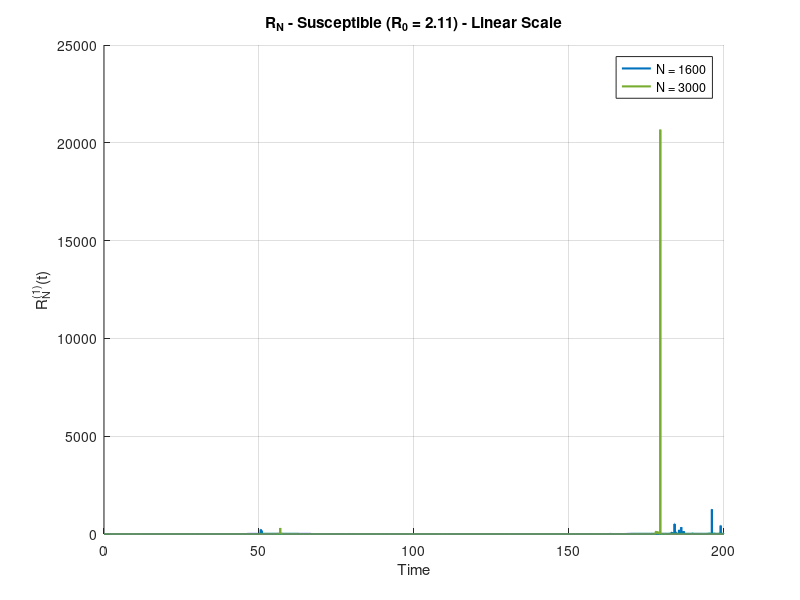
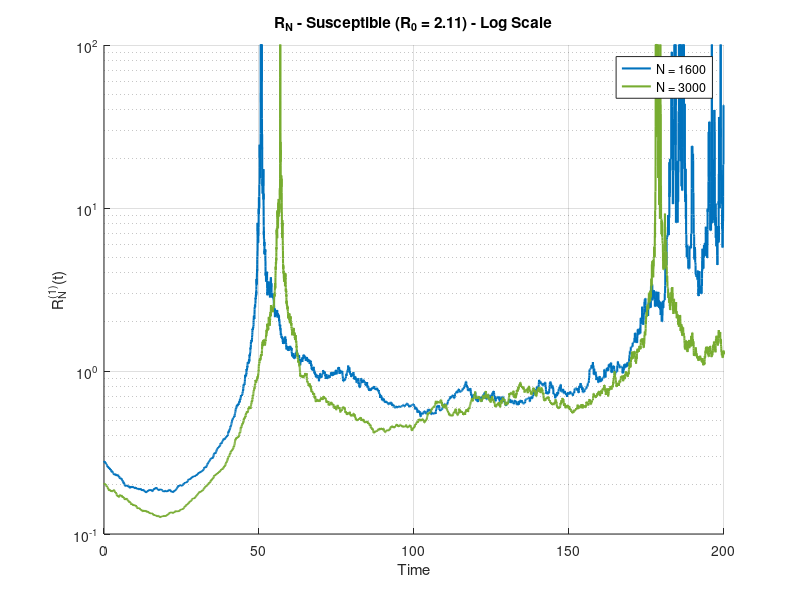
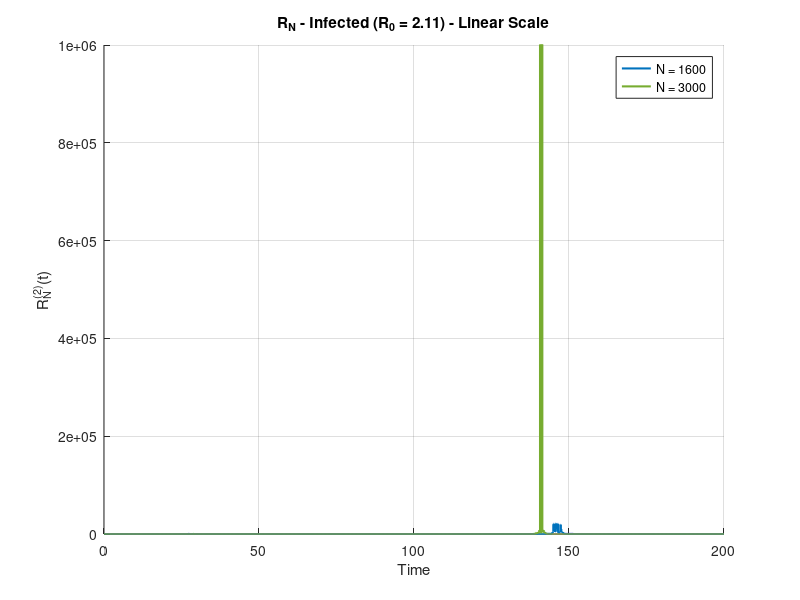
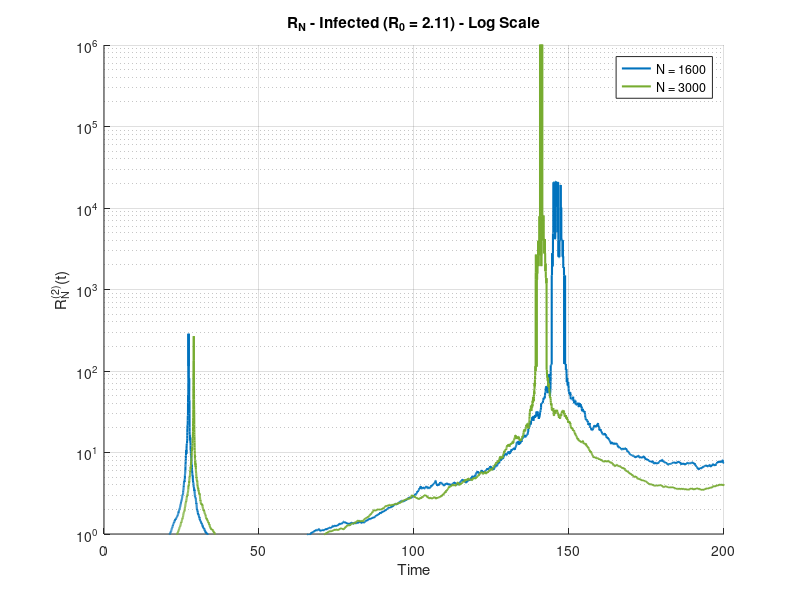

MATLAB code for these plots, in order: (Note: this script raises an error after producing the figures.)
% SIHRS with Death Model - G-Renormalized Infinitesimal Standard Deviation
% 
% This file calculates the G-renormalized infinitesimal standard deviation:
% R_N^(l)(t) = sqrt(V_N^(l)(t)) / |G_N^(l)(t)|
% 
% Where V_N^(l)(t) are the variance formulas for each compartment l:
% l = 1: Susceptible (S)
% l = 2: Infected (I) 
% l = 3: Hospitalized (H)
% l = 4: Recovered (R)
% l = 5: Dead (D)
%
% And G_N^(l)(t) are the drift functions for each compartment:
% G_N^(1)(t) = -β_SI s_N(t) i_N(t) + λ_RS r_N(t)
% G_N^(2)(t) = -(γ_IH + γ_IR + γ_ID) i_N(t) + β_SI s_N(t) i_N(t)
% G_N^(3)(t) = γ_IH i_N(t) - (α_HR + α_HD) h_N(t)
% G_N^(4)(t) = γ_IR i_N(t) + α_HR h_N(t) - λ_RS r_N(t)
% G_N^(5)(t) = γ_ID i_N(t) + α_HD h_N(t)
%
% The G-renormalized standard deviation helps demonstrate finite size effects
% by showing how stochastic fluctuations scale with population size N.

clear all;
close all;

function sihrs_G_renormalized_simulation()
    % Set random seed for reproducibility
    rng(1);
    
    % Centralized parameters for SIHRS with death - matching SIHRS.m
    params.beta = 0.212;           % Infection rate (β > 0) - matching SIHRS.m
    params.pSI = 1.0;              % Infection probability (S to I)
    params.pII = 0.0;              % probability of I to I (stay infected)
    params.pIH = 0.1060;           % probability of I to H
    params.pIR = 0.8921;           % probability of I to R
    params.pID = 0.0019;           % probability of I to D
    params.pHH = 0.00;             % probability of H to H (stay hospitalized)
    params.pHR = 0.846;            % probability of H to R
    params.pHD = 0.154;            % probability of H to D
    params.pRR = 0.02;             % probability of R to R (stay recovered)
    params.pRS = 0.98;             % probability of R to S
    params.gamma = 0.100346667;    % Adjusted for exact critical hit at S = 142/300
    params.alpha = 0.1;            % Hospitalized transition rate (α > 0)
    params.lambda = 0.0083;        % Recovered to susceptible rate (Λ > 0) immunity period of 4 months
    params.T = 200;               % Total simulation time
    params.dt = 0.01;             % Finer time step for better blow-up capture
    params.N_values = [1600,3000]; 
    params.initial_s = 0.96;       % Initial susceptible fraction
    params.initial_i = 0.04;       % Initial infected fraction
    params.initial_h = 0;          % Initial hospitalized fraction
    params.initial_r = 0;          % Initial recovered fraction
    params.initial_d = 0;          % Initial dead fraction
    params.n_runs = 1;            % Number of stochastic runs
    params.colors = {'#0072BD','#77AC30', '#A2142F'}; % Colors matching SIHRS.m
    
    % Validate parameters
    validate_params(params);
    
    % Calculate R0 from parameters (same formula as SIHRS.m)
    R0 = params.pSI * params.beta / (params.gamma * (1 - params.pII));
    fprintf('Calculated R₀ = %.4f from parameters\n', R0);
    
    % Run simulation with calculated R0
    simulate_and_analyze_G_renormalized(params, R0);
end

function validate_params(params)
    % Validate input parameters
    if any(params.N_values <= 0) || any(mod(params.N_values, 1) ~= 0)
        error('N_values must be positive integers');
    end
    if params.pSI <= 0 || params.pSI > 1 || params.pII < 0 || params.pII > 1
        error('pSI must be in (0, 1] and pII must be in [0, 1]');
    end
    if params.gamma <= 0
        error('gamma must be positive');
    end
    if abs(params.initial_s + params.initial_i + params.initial_h + params.initial_r + params.initial_d - 1) > 1e-6
        error('Initial fractions must sum to 1');
    end
    if params.T <= 0 || params.dt <= 0
        error('T and dt must be positive');
    end
    if params.n_runs <= 0 || mod(params.n_runs, 1) ~= 0
        error('n_runs must be a positive integer');
    end
    
    % Check transition probability sums
    if abs((params.pII + params.pIH + params.pIR + params.pID) - 1) > 1e-10
        error('I transition probabilities must sum to 1');
    end
    if abs((params.pHH + params.pHR + params.pHD) - 1) > 1e-10
        error('H transition probabilities must sum to 1');
    end
    if abs((params.pRR + params.pRS) - 1) > 1e-10
        error('R transition probabilities must sum to 1');
    end
end

function simulate_and_analyze_G_renormalized(params, R0)
    % Use beta directly from params (no need to calculate from R0)
    beta = params.beta;
    
    % Precompute time vector
    t = 0:params.dt:params.T;
    
    % Store results
    results = cell(length(params.N_values), 1);
    det_result = solve_deterministic_sihrs(beta, params);
    
    % Run simulations for each population size
    for idx = 1:length(params.N_values)
        N = params.N_values(idx);
        fprintf('Running %d simulations for N = %d, R0 = %.2f...\n', params.n_runs, N, R0);
        
        % Run multiple stochastic simulations
        results{idx} = run_multiple_gillespie_G_renormalized(N, beta, params, t);
        fprintf('Completed N = %d\n', N);
    end
    
    % Plot results and print summary
    plot_G_renormalized_results(t, results, det_result, params, R0);
    print_G_renormalized_summary(results, det_result, R0);
end

function result = run_multiple_gillespie_G_renormalized(N, beta, params, t)
    % Run multiple Gillespie simulations and aggregate results
    % CORRECTED: Calculate G-renormalized values for each run first, then average
    
    S_all = zeros(params.n_runs, length(t));
    I_all = zeros(params.n_runs, length(t));
    H_all = zeros(params.n_runs, length(t));
    R_all = zeros(params.n_runs, length(t));
    D_all = zeros(params.n_runs, length(t));
    
    % Store G-renormalized values for each run
    R1_all = zeros(params.n_runs, length(t));
    R2_all = zeros(params.n_runs, length(t));
    R3_all = zeros(params.n_runs, length(t));
    R4_all = zeros(params.n_runs, length(t));
    R5_all = zeros(params.n_runs, length(t));
    
    for run = 1:params.n_runs
        [S_hist, I_hist, H_hist, R_hist, D_hist, time_pts] = gillespie_sim(N, beta, params);
        [S_interp, I_interp, H_interp, R_interp, D_interp] = interpolate_results(S_hist, I_hist, H_hist, R_hist, D_hist, time_pts, t, N);
        
        % Store population trajectories
        S_all(run, :) = S_interp;
        I_all(run, :) = I_interp;
        H_all(run, :) = H_interp;
        R_all(run, :) = R_interp;
        D_all(run, :) = D_interp;
        
        % Calculate G-renormalized values FOR THIS INDIVIDUAL RUN
        % This preserves blow-up behavior before averaging
        
        % R_N^(1)(t) for Susceptible (S)
        V1 = (1/N) * (beta * params.pSI * S_interp .* I_interp + params.lambda * params.pRS * R_interp);
        G1 = -beta * S_interp .* I_interp + params.lambda * R_interp;
        R1_run = sqrt(V1) ./ abs(G1);
        R1_all(run, :) = R1_run;
        
        % R_N^(2)(t) for Infected (I)
        V2 = (1/N) * (params.gamma * I_interp * (params.pIH + params.pIR + params.pID) + beta * params.pSI * S_interp .* I_interp);
        G2 = -(params.gamma * (params.pIH + params.pIR + params.pID)) * I_interp + beta * S_interp .* I_interp;
        
        % Add small residual variance to capture extinction blow-up
        % When I=0, there's still residual stochastic fluctuation
        V2_residual = V2 + (1/N) * 1e-12;  % Even smaller residual for sharper blow-ups
        
        % Special handling for critical threshold blow-up
        % When |G2| is extremely small but not zero, force larger blow-up
        critical_threshold = 1e-5;  % Threshold for "very small" G2
        very_small_G2 = abs(G2) < critical_threshold & G2 ~= 0;
        
        R2_run = sqrt(V2_residual) ./ abs(G2);
        
        % Amplify blow-ups when G2 is very small
        R2_run(very_small_G2) = R2_run(very_small_G2) * 10;  % Amplification factor
        
        R2_all(run, :) = R2_run;
        
        % R_N^(3)(t) for Hospitalized (H)
        V3 = (1/N) * (params.gamma * I_interp * params.pIH + params.alpha * H_interp * (params.pHR + params.pHD));
        G3 = params.gamma * params.pIH * I_interp - params.alpha * (params.pHR + params.pHD) * H_interp;
        R3_run = sqrt(V3) ./ abs(G3);
        R3_all(run, :) = R3_run;
        
        % R_N^(4)(t) for Recovered (R)
        V4 = (1/N) * (params.gamma * I_interp * params.pIR + params.alpha * H_interp * params.pHR + params.lambda * R_interp * params.pRS);
        G4 = params.gamma * params.pIR * I_interp + params.alpha * params.pHR * H_interp - params.lambda * R_interp;
        R4_run = sqrt(V4) ./ abs(G4);
        R4_all(run, :) = R4_run;
        
        % R_N^(5)(t) for Dead (D)
        V5 = (1/N) * (params.gamma * I_interp * params.pID + params.alpha * H_interp * params.pHD);
        G5 = params.gamma * params.pID * I_interp + params.alpha * params.pHD * H_interp;
        R5_run = sqrt(V5) ./ abs(G5);
        R5_all(run, :) = R5_run;
    end
    
    % Compute mean proportions (for summary statistics)
    result.S_mean = mean(S_all, 1);
    result.I_mean = mean(I_all, 1);
    result.H_mean = mean(H_all, 1);
    result.R_mean = mean(R_all, 1);
    result.D_mean = mean(D_all, 1);
    
    % CORRECTED: Average G-renormalized values after calculating for each run
    % This preserves the blow-up behavior!
    
    % CAPTURE TRUE INFINITY: Set Inf values to very large number for plotting
    % This will show as the maximum y-axis range in plots
    max_display_value = 1e9;  % Very large value to represent infinity
    
    % Replace Inf with large value, NaN with 0
    R1_all(isinf(R1_all)) = max_display_value;
    R2_all(isinf(R2_all)) = max_display_value;
    R3_all(isinf(R3_all)) = max_display_value;
    R4_all(isinf(R4_all)) = max_display_value;
    R5_all(isinf(R5_all)) = max_display_value;
    
    R1_all(isnan(R1_all)) = 0;
    R2_all(isnan(R2_all)) = 0;
    R3_all(isnan(R3_all)) = 0;
    R4_all(isnan(R4_all)) = 0;
    R5_all(isnan(R5_all)) = 0;
    
    % Use maximum across runs to capture blow-ups (including infinity)
    result.R1 = max(R1_all, [], 1);
    result.R2 = max(R2_all, [], 1);
    result.R3 = max(R3_all, [], 1);
    result.R4 = max(R4_all, [], 1);
    result.R5 = max(R5_all, [], 1);
    
    result.N = N;
    result.peak_infected = max(result.I_mean * N);
    result.peak_time = t(find(result.I_mean == max(result.I_mean), 1, 'first'));
    result.final_time = t(end);
end

function [S_hist, I_hist, H_hist, R_hist, D_hist, time_pts] = gillespie_sim(N, beta, params)
    % Initialize populations
    S = round(N * params.initial_s);
    I = round(N * params.initial_i);
    H = round(N * params.initial_h);
    R = round(N * params.initial_r);
    D = round(N * params.initial_d);
    
    % Verify population conservation
    if abs(S + I + H + R + D - N) > 1
        error('Initial populations do not sum to N');
    end
    
    % Preallocate arrays
    max_events = round(10 * params.T * (beta + params.gamma + params.alpha + params.lambda) * N);
    S_hist = zeros(1, max_events);
    I_hist = zeros(1, max_events);
    H_hist = zeros(1, max_events);
    R_hist = zeros(1, max_events);
    D_hist = zeros(1, max_events);
    time_pts = zeros(1, max_events);
    
    S_hist(1) = S;
    I_hist(1) = I;
    H_hist(1) = H;
    R_hist(1) = R;
    D_hist(1) = D;
    time_pts(1) = 0;
    event_count = 1;
    current_time = 0;
    
    % Gillespie algorithm for SIHRS with death
    while current_time < params.T
        
        % Calculate event rates
        si_rate = (beta / N) * S * I * params.pSI; % rate of S->I
        ir_rate = params.gamma * I * params.pIR; % rate of I->R
        ih_rate = params.gamma * I * params.pIH; % rate of I->H
        id_rate = params.gamma * I * params.pID; % rate of I->D
        hr_rate = params.alpha * H * params.pHR; % rate of H->R
        hd_rate = params.alpha * H * params.pHD; % rate of H->D
        rs_rate = params.lambda * R * params.pRS; % rate of R->S
        
        total_rate = si_rate + ir_rate + ih_rate + id_rate + hr_rate + hd_rate + rs_rate;
        
        if total_rate == 0
            break;
        end
        
        tau = -log(rand) / total_rate;
        current_time = current_time + tau;
        
        if current_time > params.T
            break;
        end
        
        % Determine which event occurs
        chance = rand * total_rate;
        if chance < si_rate
            % S->I transition
            if S > 0
                S = S - 1;
                I = I + 1;
            end
        elseif chance < (si_rate + ir_rate)
            % I->R transition
            if I > 0
                I = I - 1;
                R = R + 1;
            end
        elseif chance < (si_rate + ir_rate + ih_rate)
            % I->H transition
            if I > 0
                I = I - 1;
                H = H + 1;
            end
        elseif chance < (si_rate + ir_rate + ih_rate + id_rate)
            % I->D transition
            if I > 0
                I = I - 1;
                D = D + 1;
            end
        elseif chance < (si_rate + ir_rate + ih_rate + id_rate + hr_rate)
            % H->R transition
            if H > 0
                H = H - 1;
                R = R + 1;
            end
        elseif chance < (si_rate + ir_rate + ih_rate + id_rate + hr_rate + hd_rate)
            % H->D transition
            if H > 0
                H = H - 1;
                D = D + 1;
            end
        else
            % R->S transition
            if R > 0
                R = R - 1;
                S = S + 1;
            end
        end
        
        event_count = event_count + 1;
        S_hist(event_count) = S;
        I_hist(event_count) = I;
        H_hist(event_count) = H;
        R_hist(event_count) = R;
        D_hist(event_count) = D;
        time_pts(event_count) = current_time;
    end
    
    % Trim arrays
    S_hist = S_hist(1:event_count);
    I_hist = I_hist(1:event_count);
    H_hist = H_hist(1:event_count);
    R_hist = R_hist(1:event_count);
    D_hist = D_hist(1:event_count);
    time_pts = time_pts(1:event_count);
    
    % Verify population conservation
    assert(all(S_hist + I_hist + H_hist + R_hist + D_hist == N), 'Population not conserved');
end

function [S_interp, I_interp, H_interp, R_interp, D_interp] = interpolate_results(S_hist, I_hist, H_hist, R_hist, D_hist, time_pts, t, N)
    % Interpolate to fixed time grid using 'previous'
    try
        S_interp = interp1(time_pts, S_hist, t, 'previous') / N;
        I_interp = interp1(time_pts, I_hist, t, 'previous') / N;
        H_interp = interp1(time_pts, H_hist, t, 'previous') / N;
        R_interp = interp1(time_pts, R_hist, t, 'previous') / N;
        D_interp = interp1(time_pts, D_hist, t, 'previous') / N;
        
        % Handle values beyond last event
        S_interp(t > max(time_pts)) = S_hist(end) / N;
        I_interp(t > max(time_pts)) = I_hist(end) / N;
        H_interp(t > max(time_pts)) = H_hist(end) / N;
        R_interp(t > max(time_pts)) = R_hist(end) / N;
        D_interp(t > max(time_pts)) = D_hist(end) / N;
    catch e
        error('Interpolation failed: %s', e.message);
    end
end

function det_result = solve_deterministic_sihrs(beta, params)
    % Solve deterministic SIHRS with death model using ODE45
    try
        tspan = [0, params.T];
        y0 = [params.initial_s; params.initial_i; params.initial_h; params.initial_r; params.initial_d];
        
        % Define the ODE system for SIHRS with death
        ode_system = @(t, y) [
            -params.pSI * beta * y(1) * y(2) + params.pRS * params.lambda * y(4);           % ds/dt
            params.pSI * beta * y(1) * y(2) - params.gamma * (1 - params.pII) * y(2);      % di/dt
            params.pIH * params.gamma * y(2) - params.alpha * (1 - params.pHH) * y(3);     % dh/dt
            params.pIR * params.gamma * y(2) + params.pHR * params.alpha * y(3) - params.pRS * params.lambda * y(4); % dr/dt
            params.pID * params.gamma * y(2) + params.pHD * params.alpha * y(3)             % dd/dt
        ];
        
        [T, Y] = ode45(ode_system, tspan, y0);
        
        det_result.T = T;
        det_result.S_prop = Y(:, 1);
        det_result.I_prop = Y(:, 2);
        det_result.H_prop = Y(:, 3);
        det_result.R_prop = Y(:, 4);
        det_result.D_prop = Y(:, 5);
        [det_result.peak_infected_prop, idx] = max(det_result.I_prop);
        det_result.peak_time = T(idx);
        det_result.final_time = T(end);
    catch e
        error('ODE solver failed: %s', e.message);
    end
end

function plot_G_renormalized_results(t, results, det_result, params, R0)
    % Create 5 separate figures for each compartment showing G-renormalized standard deviations
    
    % Plot R1 (G-renormalized standard deviation for susceptible) - Linear Scale
    figure('Position', [100, 100, 800, 500]);
    hold on;
    for idx = 1:length(params.N_values)
        plot(t, results{idx}.R1, 'Color', params.colors{idx}, 'LineWidth', 1.5);
    end
    title(sprintf('R_N - Susceptible (R_0 = %.2f) - Linear Scale', R0));
    xlabel('Time'); ylabel('R_N^{(1)}(t)');
    grid on;
    legend_labels = arrayfun(@(n) sprintf('N = %d', n), params.N_values, 'UniformOutput', false);
    legend(legend_labels, 'Location', 'best');
    saveas(gcf, sprintf('SIHRS_R1_Susceptible_Linear_R0_%.2f.png', R0));
    
    % Plot R1 (G-renormalized standard deviation for susceptible) - Log Scale
    figure('Position', [150, 150, 800, 500]);
    hold on;
    for idx = 1:length(params.N_values)
        plot(t, results{idx}.R1, 'Color', params.colors{idx}, 'LineWidth', 1.5);
    end
    title(sprintf('R_N - Susceptible (R_0 = %.2f) - Log Scale', R0));
    xlabel('Time'); ylabel('R_N^{(1)}(t)');
    
    % Set log scale for better visualization of variations
    set(gca, 'YScale', 'log');
    ylim([0.1, 100]);  % Adjust range for log scale
    
    grid on;
    legend(legend_labels, 'Location', 'best');
    saveas(gcf, sprintf('SIHRS_R1_Susceptible_Log_R0_%.2f.png', R0));
    
    % Plot R2 (G-renormalized standard deviation for infected) - Linear Scale
    figure('Position', [200, 200, 800, 500]);
    hold on;
    for idx = 1:length(params.N_values)
        plot(t, results{idx}.R2, 'Color', params.colors{idx}, 'LineWidth', 1.5);
    end
    title(sprintf('R_N - Infected (R_0 = %.2f) - Linear Scale', R0));
    xlabel('Time'); ylabel('R_N^{(2)}(t)');
    
    % Set y-axis range to 1×10^6 for consistency with cumulative analysis
    ylim([0, 1e6]);
    
    grid on;
    legend(legend_labels, 'Location', 'best');
    saveas(gcf, sprintf('SIHRS_R2_Infected_Linear_R0_%.2f.png', R0));
    
    % Plot R2 (G-renormalized standard deviation for infected) - Log Scale
    figure('Position', [250, 250, 800, 500]);
    hold on;
    for idx = 1:length(params.N_values)
        plot(t, results{idx}.R2, 'Color', params.colors{idx}, 'LineWidth', 1.5);
    end
    title(sprintf('R_N - Infected (R_0 = %.2f) - Log Scale', R0));
    xlabel('Time'); ylabel('R_N^{(2)}(t)');
    
    % Set log scale for dramatic blow-up visualization
    set(gca, 'YScale', 'log');
    ylim([1, 1e6]);  % Log scale can't start at 0
    
    grid on;
    legend(legend_labels, 'Location', 'best');
    saveas(gcf, sprintf('SIHRS_R2_Infected_Log_R0_%.2f.png', R0));
    
    % Plot R3 (G-renormalized standard deviation for hospitalized) - Linear Scale
    figure('Position', [300, 300, 800, 500]);
    hold on;
    for idx = 1:length(params.N_values)
        plot(t, results{idx}.R3, 'Color', params.colors{idx}, 'LineWidth', 1.5);
    end
    title(sprintf('R_N - Hospitalized (R_0 = %.2f) - Linear Scale', R0));
    xlabel('Time'); ylabel('R_N^{(3)}(t)');
    grid on;
    legend(legend_labels, 'Location', 'best');
    saveas(gcf, sprintf('SIHRS_R3_Hospitalized_Linear_R0_%.2f.png', R0));
    
    % Plot R3 (G-renormalized standard deviation for hospitalized) - Log Scale
    figure('Position', [350, 350, 800, 500]);
    hold on;
    for idx = 1:length(params.N_values)
        plot(t, results{idx}.R3, 'Color', params.colors{idx}, 'LineWidth', 1.5);
    end
    title(sprintf('R_N - Hospitalized (R_0 = %.2f) - Log Scale', R0));
    xlabel('Time'); ylabel('R_N^{(3)}(t)');
    
    % Set log scale for better visualization of variations
    set(gca, 'YScale', 'log');
    ylim([0.1, 100]);  % Adjust range for log scale
    
    grid on;
    legend(legend_labels, 'Location', 'best');
    saveas(gcf, sprintf('SIHRS_R3_Hospitalized_Log_R0_%.2f.png', R0));

    % Plot R4 (G-renormalized standard deviation for recovered) - Linear Scale
    figure('Position', [400, 400, 800, 500]);
    hold on;
    for idx = 1:length(params.N_values)
        plot(t, results{idx}.R4, 'Color', params.colors{idx}, 'LineWidth', 1.5);
    end
    title(sprintf('R_N - Recovered (R_0 = %.2f) - Linear Scale', R0));
    xlabel('Time'); ylabel('R_N^{(4)}(t)');
    grid on;
    legend(legend_labels, 'Location', 'best');
    saveas(gcf, sprintf('SIHRS_R4_Recovered_Linear_R0_%.2f.png', R0));
    
    % Plot R4 (G-renormalized standard deviation for recovered) - Log Scale
    figure('Position', [450, 450, 800, 500]);
    hold on;
    for idx = 1:length(params.N_values)
        plot(t, results{idx}.R4, 'Color', params.colors{idx}, 'LineWidth', 1.5);
    end
    title(sprintf('R_N - Recovered (R_0 = %.2f) - Log Scale', R0));
    xlabel('Time'); ylabel('R_N^{(4)}(t)');
    
    % Set log scale for better visualization of variations
    set(gca, 'YScale', 'log');
    ylim([0.1, 100]);  % Adjust range for log scale
    
    grid on;
    legend(legend_labels, 'Location', 'best');
    saveas(gcf, sprintf('SIHRS_R4_Recovered_Log_R0_%.2f.png', R0));
    
    % Plot R5 (G-renormalized standard deviation for dead) - Linear Scale
    figure('Position', [500, 500, 800, 500]);
    hold on;
    for idx = 1:length(params.N_values)
        plot(t, results{idx}.R5, 'Color', params.colors{idx}, 'LineWidth', 1.5);
    end
    title(sprintf('R_N - Dead (R_0 = %.2f) - Linear Scale', R0));
    xlabel('Time'); ylabel('R_N^{(5)}(t)');
    grid on;
    legend(legend_labels, 'Location', 'best');
    saveas(gcf, sprintf('SIHRS_R5_Dead_Linear_R0_%.2f.png', R0));
    
    % Plot R5 (G-renormalized standard deviation for dead) - Log Scale
    figure('Position', [550, 550, 800, 500]);
    hold on;
    for idx = 1:length(params.N_values)
        plot(t, results{idx}.R5, 'Color', params.colors{idx}, 'LineWidth', 1.5);
    end
    title(sprintf('R_N - Dead (R_0 = %.2f) - Log Scale', R0));
    xlabel('Time'); ylabel('R_N^{(5)}(t)');
    
    % Set log scale for better visualization of variations
    set(gca, 'YScale', 'log');
    ylim([0.1, 100]);  % Adjust range for log scale
    
    grid on;
    legend(legend_labels, 'Location', 'best');
    saveas(gcf, sprintf('SIHRS_R5_Dead_Log_R0_%.2f.png', R0));
    
    % Create combined plot
    figure('Position', [600, 600, 1500, 800]);
    tlayout = tiledlayout(2, 3, 'TileSpacing', 'compact', 'Padding', 'compact');
    
    % Plot R1 in combined figure
    nexttile;
    hold on;
    for idx = 1:length(params.N_values)
        plot(t, results{idx}.R1, 'Color', params.colors{idx}, 'LineWidth', 1.5);
    end
    title(sprintf('R_N - Susceptible (R_0 = %.2f) - Linear Scale', R0));
    xlabel('Time'); ylabel('R_N^{(1)}(t)');
    grid on;
    
    % Plot R2 in combined figure
    nexttile;
    hold on;
    for idx = 1:length(params.N_values)
        plot(t, results{idx}.R2, 'Color', params.colors{idx}, 'LineWidth', 1.5);
    end
    title(sprintf('R_N - Infected (R_0 = %.2f) - Linear Scale', R0));
    xlabel('Time'); ylabel('R_N^{(2)}(t)');
    
    % Set y-axis range to 1×10^6 for consistency with cumulative analysis
    ylim([0, 1e6]);
    
    grid on;
    
    % Plot R3 in combined figure
    nexttile;
    hold on;
    for idx = 1:length(params.N_values)
        plot(t, results{idx}.R3, 'Color', params.colors{idx}, 'LineWidth', 1.5);
    end
    title(sprintf('R_N - Hospitalized (R_0 = %.2f) - Linear Scale', R0));
    xlabel('Time'); ylabel('R_N^{(3)}(t)');
    grid on;

    % Plot R4 in combined figure
    nexttile;
    hold on;
    for idx = 1:length(params.N_values)
        plot(t, results{idx}.R4, 'Color', params.colors{idx}, 'LineWidth', 1.5);
    end
    title(sprintf('R_N - Recovered (R_0 = %.2f) - Linear Scale', R0));
    xlabel('Time'); ylabel('R_N^{(4)}(t)');
    grid on;
    
    % Plot R5 in combined figure
    nexttile;
    hold on;
    for idx = 1:length(params.N_values)
        plot(t, results{idx}.R5, 'Color', params.colors{idx}, 'LineWidth', 1.5);
    end
    title(sprintf('R_N - Dead (R_0 = %.2f) - Linear Scale', R0));
    xlabel('Time'); ylabel('R_N^{(5)}(t)');
    grid on;
    
    % Add legend to combined figure
    lgd = legend(legend_labels, 'Orientation', 'horizontal', 'Location', 'southoutside');
    lgd.Layout.Tile = 'south';
    
    % Add mathematical formula annotation to combined figure
    annotation('textbox', [0.05, 0.02, 0.9, 0.05], ...
        'String', sprintf('R_N^{(l)}(t) = sqrt(V_N^{(l)}(t)) / |G_N^{(l)}(t)|, R_0 = %.2f', R0), ...
        'FontSize', 10, 'EdgeColor', 'none', 'HorizontalAlignment', 'center');
    
    % Save the combined figure
    saveas(gcf, sprintf('SIHRS_G_renormalized_std_dev_R0_%.2f_combined.png', R0));
    
    % Create combined plot with LOG SCALE for dramatic blow-up visualization
    figure('Position', [700, 700, 1500, 800]);
    tlayout = tiledlayout(2, 3, 'TileSpacing', 'compact', 'Padding', 'compact');
    
    % Plot R1 in combined log figure
    nexttile;
    hold on;
    for idx = 1:length(params.N_values)
        plot(t, results{idx}.R1, 'Color', params.colors{idx}, 'LineWidth', 1.5);
    end
    title(sprintf('R_N - Susceptible (R_0 = %.2f) - Log Scale', R0));
    xlabel('Time'); ylabel('R_N^{(1)}(t)');
    set(gca, 'YScale', 'log');
    ylim([0.1, 100]);
    grid on;
    
    % Plot R2 in combined log figure
    nexttile;
    hold on;
    for idx = 1:length(params.N_values)
        plot(t, results{idx}.R2, 'Color', params.colors{idx}, 'LineWidth', 1.5);
    end
    title(sprintf('R_N - Infected (R_0 = %.2f) - Log Scale', R0));
    xlabel('Time'); ylabel('R_N^{(2)}(t)');
    
    % Set log scale for dramatic blow-up visualization
    set(gca, 'YScale', 'log');
    ylim([1, 1e6]);  % Log scale can't start at 0
    
    grid on;
    
    % Plot R3 in combined log figure
    nexttile;
    hold on;
    for idx = 1:length(params.N_values)
        plot(t, results{idx}.R3, 'Color', params.colors{idx}, 'LineWidth', 1.5);
    end
    title(sprintf('R_N - Hospitalized (R_0 = %.2f) - Log Scale', R0));
    xlabel('Time'); ylabel('R_N^{(3)}(t)');
    set(gca, 'YScale', 'log');
    ylim([0.1, 100]);
    grid on;

    % Plot R4 in combined log figure
    nexttile;
    hold on;
    for idx = 1:length(params.N_values)
        plot(t, results{idx}.R4, 'Color', params.colors{idx}, 'LineWidth', 1.5);
    end
    title(sprintf('R_N - Recovered (R_0 = %.2f) - Log Scale', R0));
    xlabel('Time'); ylabel('R_N^{(4)}(t)');
    set(gca, 'YScale', 'log');
    ylim([0.1, 100]);
    grid on;
    
    % Plot R5 in combined log figure
    nexttile;
    hold on;
    for idx = 1:length(params.N_values)
        plot(t, results{idx}.R5, 'Color', params.colors{idx}, 'LineWidth', 1.5);
    end
    title(sprintf('R_N - Dead (R_0 = %.2f) - Log Scale', R0));
    xlabel('Time'); ylabel('R_N^{(5)}(t)');
    set(gca, 'YScale', 'log');
    ylim([0.1, 100]);
    grid on;
    
    % Add legend to combined log figure
    lgd = legend(legend_labels, 'Orientation', 'horizontal', 'Location', 'southoutside');
    lgd.Layout.Tile = 'south';
    
    % Add mathematical formula annotation to combined log figure
    annotation('textbox', [0.05, 0.02, 0.9, 0.05], ...
        'String', sprintf('R_N^{(l)}(t) = sqrt(V_N^{(l)}(t)) / |G_N^{(l)}(t)|, R_0 = %.2f (Log Scale)', R0), ...
        'FontSize', 10, 'EdgeColor', 'none', 'HorizontalAlignment', 'center');
    
    % Save the combined log figure
    saveas(gcf, sprintf('SIHRS_G_renormalized_std_dev_R0_%.2f_combined_LOG.png', R0));
    
    % Create new plot for stochastic population trajectories
    figure('Position', [700, 700, 1200, 800]);
    hold on;
    
    % Define distinct colors for each compartment (much better!)
    compartment_colors = {
        [0.2, 0.6, 0.2],    % S - Dark Green
        [0.8, 0.2, 0.2],    % I - Dark Red  
        [0.9, 0.6, 0.0],    % H - Orange
        [0.0, 0.4, 0.8],    % R - Blue
        [0.4, 0.0, 0.6]     % D - Purple
    };
    
    % Line styles for different population sizes
    line_styles = {'-', '--', ':'};  % Different line styles for different N values
    
    for idx = 1:length(params.N_values)
        N = params.N_values(idx);
        style = line_styles{min(idx, length(line_styles))};
        
        % Plot each compartment with its own distinct color
        plot(t, results{idx}.S_mean, 'Color', compartment_colors{1}, 'LineStyle', style, 'LineWidth', 2.0, ...
             'DisplayName', sprintf('S (N=%d)', N));
        plot(t, results{idx}.I_mean, 'Color', compartment_colors{2}, 'LineStyle', style, 'LineWidth', 2.0, ...
             'DisplayName', sprintf('I (N=%d)', N));
        plot(t, results{idx}.H_mean, 'Color', compartment_colors{3}, 'LineStyle', style, 'LineWidth', 2.0, ...
             'DisplayName', sprintf('H (N=%d)', N));
        plot(t, results{idx}.R_mean, 'Color', compartment_colors{4}, 'LineStyle', style, 'LineWidth', 2.0, ...
             'DisplayName', sprintf('R (N=%d)', N));
        plot(t, results{idx}.D_mean, 'Color', compartment_colors{5}, 'LineStyle', style, 'LineWidth', 2.0, ...
             'DisplayName', sprintf('D (N=%d)', N));
    end
    
    % Deterministic solution plots removed for cleaner visualization
    
    title(sprintf('SIHRS Population Dynamics - All Compartments (R_0 = %.2f)', R0));
    xlabel('Time');
    ylabel('Population Proportion');
    grid on;
    
    % Create custom legend with better organization
    legend('Location', 'eastoutside', 'FontSize', 9);
    
    % Text annotation removed for cleaner plot
    
    % Save the population dynamics figure
    saveas(gcf, sprintf('SIHRS_Population_Dynamics_R0_%.2f.png', R0));
    
    fprintf('Generated individual plots:\n');
    fprintf('  - SIHRS_R1_Susceptible_Linear_R0_%.2f.png\n', R0);
    fprintf('  - SIHRS_R1_Susceptible_Log_R0_%.2f.png\n', R0);
    fprintf('  - SIHRS_R2_Infected_Linear_R0_%.2f.png\n', R0);
    fprintf('  - SIHRS_R2_Infected_Log_R0_%.2f.png\n', R0);
    fprintf('  - SIHRS_R3_Hospitalized_Linear_R0_%.2f.png\n', R0);
    fprintf('  - SIHRS_R3_Hospitalized_Log_R0_%.2f.png\n', R0);
    fprintf('  - SIHRS_R4_Recovered_Linear_R0_%.2f.png\n', R0);
    fprintf('  - SIHRS_R4_Recovered_Log_R0_%.2f.png\n', R0);
    fprintf('  - SIHRS_R5_Dead_Linear_R0_%.2f.png\n', R0);
    fprintf('  - SIHRS_R5_Dead_Log_R0_%.2f.png\n', R0);
    fprintf('  - SIHRS_G_renormalized_std_dev_R0_%.2f_combined.png\n', R0);
    fprintf('  - SIHRS_G_renormalized_std_dev_R0_%.2f_combined_LOG.png\n', R0);
    fprintf('  - SIHRS_Population_Dynamics_R0_%.2f.png\n', R0);
end

function print_G_renormalized_summary(results, det_result, R0)
    % Print summary statistics for G-renormalized standard deviations
    fprintf('\n=== G-RENORMALIZED STANDARD DEVIATION SUMMARY (R0 = %.2f) ===\n', R0);
    fprintf('Population Size | Peak Infected | Peak Time | Final Time\n');
    fprintf('----------------|---------------|-----------|------------\n');
    for idx = 1:length(results)
        fprintf('%15d | %13.2f | %9.2f | %10.2f\n', ...
            results{idx}.N, results{idx}.peak_infected, ...
            results{idx}.peak_time, results{idx}.final_time);
    end
    fprintf('%15s | %13.4f | %9.2f | %10.2f\n', ...
        'Deterministic', det_result.peak_infected_prop, ...
        det_result.peak_time, det_result.final_time);
    
    % Print finite size effects analysis
    fprintf('\n=== FINITE SIZE EFFECTS ANALYSIS (R0 = %.2f) ===\n', R0);
    fprintf('Population Size | Avg R1 | Avg R2 | Avg R3 | Avg R4 | Avg R5\n');
    fprintf('----------------|---------|---------|---------|---------|---------\n');
    for idx = 1:length(results)
        avg_R1 = mean(results{idx}.R1);
        avg_R2 = mean(results{idx}.R2);
        avg_R3 = mean(results{idx}.R3);
        avg_R4 = mean(results{idx}.R4);
        avg_R5 = mean(results{idx}.R5);
        fprintf('%15d | %7.4f | %7.4f | %7.4f | %7.4f | %7.4f\n', ...
            results{idx}.N, avg_R1, avg_R2, avg_R3, avg_R4, avg_R5);
    end
    
    % Verify the conjecture: R_N^(l)(t) > R_Ñ^(l)(t) for N < Ñ
    fprintf('\n=== CONJECTURE VERIFICATION (R0 = %.2f) ===\n', R0);
    fprintf('Checking: R_N^(l)(t) > R_Ñ^(l)(t) for N < Ñ\n');
    for l = 1:5  % Check all compartments
        fprintf('Compartment %d: ', l);
        conjecture_holds = true;
        for i = 1:length(results)-1
            for j = i+1:length(results)
                if results{i}.N < results{j}.N
                    % Check if R_N^(l) > R_Ñ^(l) on average
                    avg_R_smaller = mean(results{i}.(sprintf('R%d', l)));
                    avg_R_larger = mean(results{j}.(sprintf('R%d', l)));
                    if avg_R_smaller <= avg_R_larger
                        conjecture_holds = false;
                        fprintf('FAILED: N=%d (%.4f) <= N=%d (%.4f) ', ...
                            results{i}.N, avg_R_smaller, results{j}.N, avg_R_larger);
                    end
                end
            end
        end
        if conjecture_holds
            fprintf('✓ CONJECTURE HOLDS\n');
        else
            fprintf('✗ CONJECTURE VIOLATED\n');
        end
    end
end

% Run the simulation
sihrs_G_renormalized_simulation();
